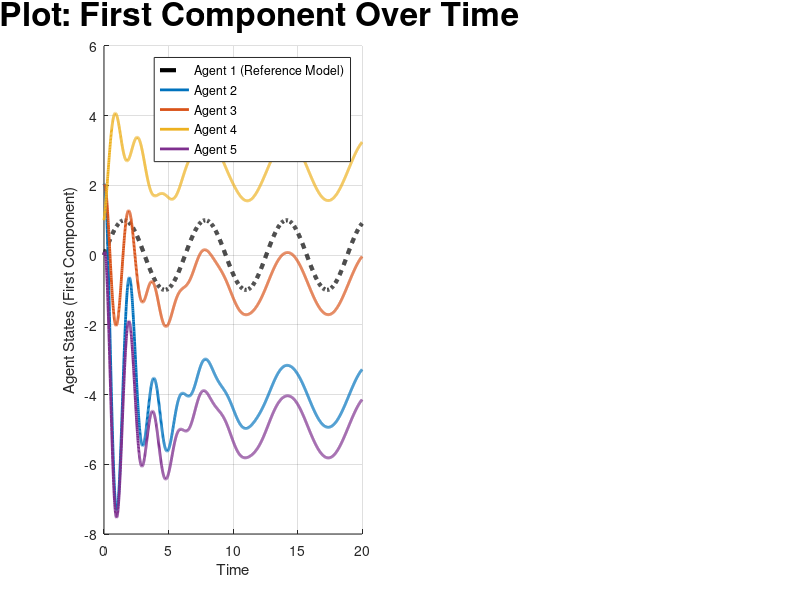

Source code (MATLAB): (Note: this script raises an error after producing the figure.)
% MATLAB script for consensus protocol with constant noise across all states and adaptive bias estimation
clc; clear;

% Parameters
num_agents = 5;                     % Number of agents (Agent 1 is the leader + 4 followers)
time_step = 0.01;                    % Time step for simulation
total_time = 20;                     % Total simulation time
num_steps = total_time / time_step;  % Number of simulation steps

% System matrices
A = [0 1; -2 -1];                    % Dynamics matrix for each agent
B = [0; 1];                          % Input matrix for each agent
C = [1 0];                           % Output matrix (observing the first state only)

% LQR cost matrices (you can tune Q and R for desired performance)
Q = eye(2);                          % State-cost matrix
R = 0.01;                            % Input-cost matrix

% Adjacency matrix representing connectivity between agents (including leader as Agent 1)
A_adj = [0 1 1 0 0;                  
         1 0 1 1 0;
         1 1 0 1 1;
         0 1 1 0 1;
         0 0 1 1 0];

% Degree matrix and Laplacian matrix
D = diag(sum(A_adj, 2));
L = D - A_adj;

% Compute the eigenvalues of the Laplacian matrix
lambda = eig(L);

% Calculate individual LQR gain matrices for each follower based on Laplacian eigenvalues
K_array = zeros(num_agents - 1, 2);  % LQR gains for each follower (row per agent)
for i = 2:num_agents                 % Skip lambda_1 = 0 (as it corresponds to the consensus mode)
    lambda_i = sqrt(lambda(i));
    K_array(i-1, :) = lqr(A, lambda_i * B, Q, R); % Compute LQR gain for each follower
end

% Adaptive gain for bias estimation
gamma = 10;  % Adaptation rate for unknown bias compensation

% Initialize bias estimates for each neighbor of each follower
bias_estimates = zeros(num_agents - 1, num_agents - 1, 2);  % Each bias estimate is a 2D vector

% Store the history of states and errors for plotting
x_history = zeros(num_agents, 2, num_steps);
error_history = zeros(num_agents - 1, num_steps); % Error between followers and the leader
noise_history = zeros(num_agents - 1, num_steps); % Noise added to each follower

% Initial states
x_ref = [sin(0); cos(0)];            % Initial state of the reference model for Agent 1
x_followers = repmat(x_ref', num_agents - 1, 1) + [2, 1; 2, 0; 1, 2; 0, 2]; % Perturbed initial states for followers

% Initialize history
x_history(1, :, 1) = x_ref';         % Initial state of Agent 1
x_history(2:end, :, 1) = x_followers; % Initial states of followers

% Constant noise for each follower (different constant for each, applied to all states)
constant_noise = [5, -2; 1, -8; -3, 4; 6, -5];  % Constant noise for each agent's state

% Consensus protocol update loop with constant noise across all states and adaptive bias compensation
for k = 2:num_steps
    % Update Agent 1 (reference model) with a predefined sinusoidal trajectory
    t = (k - 1) * time_step;
    x_ref = [sin(t); cos(t)];  % Agent 1 follows this trajectory directly
    
    % Calculate the output of Agent 1
    y_ref = C * x_ref;
    
    % Apply constant noise to the states of each follower
    x_followers_noisy = x_followers + constant_noise;  % Add constant noise to each follower's state
    
    % Store noise data for plotting (take only the first component for simplicity)
    noise_history(:, k) = constant_noise(:, 1);

    % Initialize control input for followers
    u = zeros(num_agents - 1, 1);
    
    % Calculate control inputs for each follower agent with noise and adaptive bias estimation
    for i = 1:num_agents - 1
        % Extract the LQR gain for the current follower
        K_i = K_array(i, :);
        
        % Reference tracking term (make follower i track Agent 1's state)
        ref_tracking = K_i(1) * (y_ref - C * x_followers_noisy(i, :)');
        
        % Consensus term with bias compensation
        consensus_term = 0;
        for j = 1:num_agents - 1
            if L(i+1, j+1) == 1  % Only consider neighbors
                % Update bias estimates adaptively
                bias_estimates(i, j, :) = bias_estimates(i, j, :) + ...
                    gamma * ((C * x_followers_noisy(j, :)' - C * x_followers_noisy(i, :)') - bias_estimates(i, j, :)) * time_step;
                
                % Consensus term with adaptive bias compensation
                consensus_term = consensus_term + K_i(2) * ((C * x_followers_noisy(j, :)' - C * x_followers_noisy(i, :)') - bias_estimates(i, j, :));
            end
        end
        
        % Control input combining reference tracking and consensus
        u(i) = ref_tracking + consensus_term;
    end
    
    % Update each follower's state based on system dynamics
    x_dot_followers = (A * x_followers')' + (B * u')';  % Matrix operations to match dimensions
    x_followers = x_followers + time_step * x_dot_followers;  % Update follower states
    
    % Store the states and errors for plotting
    x_history(1, :, k) = x_ref';       % Update Agent 1's state (leader)
    x_history(2:end, :, k) = x_followers;  % Update follower states
    error_history(:, k) = vecnorm(x_followers - x_ref', 2, 2);  % Error between each follower and the leader
end
% Plot results
time = linspace(0, total_time, num_steps);

% Plot the first component of each agent's state over time
figure;
subplot(1, 2, 1);
hold on;
plot(time, squeeze(x_history(1, 1, :)), 'k--', 'LineWidth', 3, 'DisplayName', 'Agent 1 (Reference Model)');
colors = lines(num_agents - 1);  % Use distinct colors for followers
for i = 2:num_agents
    plot(time, squeeze(x_history(i, 1, :)), 'LineWidth', 2, 'Color', colors(i-1, :), ...
         'DisplayName', sprintf('Agent %d', i));
end
title('2D Plot: First Component Over Time','FontSize',24);
xlabel('Time');
ylabel('Agent States (First Component)');
legend;
grid on;
ax = gca; % Get the current axis
ax.FontSize = 18; % Increase font size of tick labels
ax.XColor = [0.1, 0.1, 0.1]; % Darken X-axis tick labels
ax.YColor = [0.1, 0.1, 0.1]; % Darken Y-axis tick labels
ax.LineWidth = 1.5; % Increase axis line width for better clarity
% 3D Plot: System Trajectories (First Component, Second Component, Time)
subplot(1, 2, 2);
hold on;
plot3(squeeze(x_history(1, 1, :)), squeeze(x_history(1, 2, :)), time, 'k--', 'LineWidth', 3, 'DisplayName', 'Agent 1 (Reference Model)');
for i = 2:num_agents
    plot3(squeeze(x_history(i, 1, :)), squeeze(x_history(i, 2, :)), time, 'LineWidth', 2, 'Color', colors(i-1, :), ...
          'DisplayName', sprintf('Agent %d', i));
end
title('3D Plot: System Trajectories','FontSize',24);
xlabel('First Component');
ylabel('Second Component');
zlabel('Time');
legend;
grid on;
view(45, 30);  % Adjust view angle for better visualization
ax = gca; % Get the current axis
ax.FontSize = 18; % Increase font size of tick labels
ax.XColor = [0.1, 0.1, 0.1]; % Darken X-axis tick labels
ax.YColor = [0.1, 0.1, 0.1]; % Darken Y-axis tick labels
ax.LineWidth = 1.5; % Increase axis line width for better clarity
% Plot error between each follower and the leader
figure;
subplot(1, 2, 1);
hold on;
for i = 1:num_agents - 1
    plot(time, error_history(i, :), 'LineWidth', 2, 'Color', colors(i, :), ...
         'DisplayName', sprintf('Error: Agent %d to Leader', i + 1));
end
title('Error between Followers and Leader over Time','FontSize',24);
xlabel('Time');
ylabel('Error Magnitude');
legend;
grid on;
ax = gca; % Get the current axis
ax.FontSize = 18; % Increase font size of tick labels
ax.XColor = [0.1, 0.1, 0.1]; % Darken X-axis tick labels
ax.YColor = [0.1, 0.1, 0.1]; % Darken Y-axis tick labels
ax.LineWidth = 1.5; % Increase axis line width for better clarity
% Plot noise added to each follower over time
subplot(1, 2, 2);
hold on;
for i = 1:num_agents - 1
    plot(time, noise_history(i, :), 'LineWidth', 1.5, 'Color', colors(i, :), ...
         'DisplayName', sprintf('Noise for Agent %d', i + 1));
end
ylim([-10 10]);
title('Time Invariant Uncertainty Effect on Followers over Time','FontSize',24);
xlabel('Time');
ylabel('Time Invariant Uncertainty Magnitude');
legend;
grid on;
% Customize axis tick labels for clarity
ax = gca; % Get the current axis
ax.FontSize = 18; % Increase font size of tick labels
ax.XColor = [0.1, 0.1, 0.1]; % Darken X-axis tick labels
ax.YColor = [0.1, 0.1, 0.1]; % Darken Y-axis tick labels
ax.LineWidth = 1.5; % Increase axis line width for better clarity